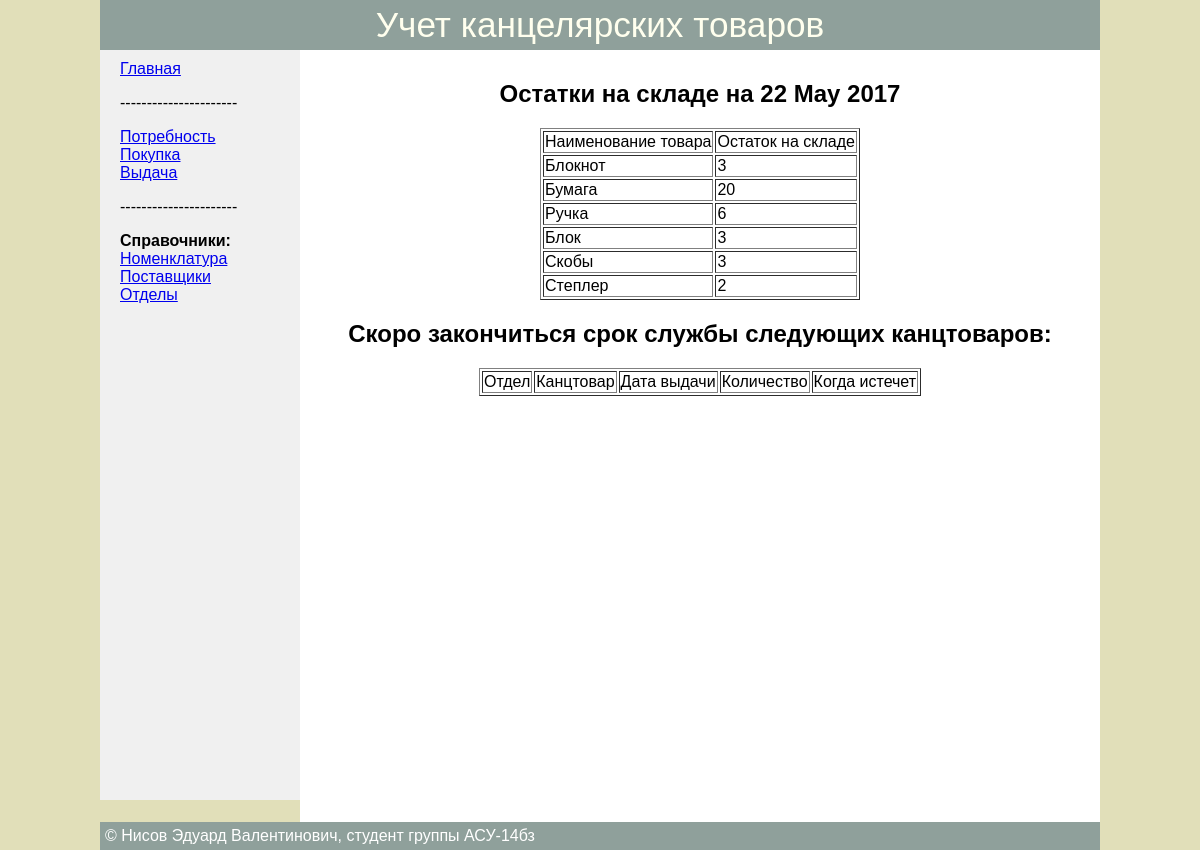
The page / on the database its author committed.
### tables this page shows
CREATE TABLE IF NOT EXISTS `sklad` (
  `id` int(3) NOT NULL,
  `kanc_id` int(3) NOT NULL,
  `market_id` int(3) NOT NULL,
  `cost` double(6,2) NOT NULL,
  `number` int(3) NOT NULL
);

CREATE TABLE IF NOT EXISTS `types_kt` (
  `id` int(3) NOT NULL,
  `typename` varchar(32) NOT NULL
);

### Controller/IndexController.php (called while the page is built, shortened)
<?php
include_once "Model/IndexModel.php";
function indexAction (){
    $stockBalanse = getStockBalanse();
    include_once "View/header.php";
    include_once "View/indexView.php";
    include_once "View/footer.php";
}

### Config/MainFunction.php (called while the page is built, shortened)
<?php
function loadPage ($controllerName, $actionName = 'index'){
    $function = $actionName . "Action";
    $function();
}
function assocArray($result){
    $res = array();
    while ($row = mysqli_fetch_assoc($result)){
        $res[] = $row;
    };
    return $res;
}

### Index.php (called while the page is built, shortened)
<?php
require_once "Config/db.php";
require_once "Config/MainFunction.php";
$controllerName = isset($_GET['controller'])?ucfirst($_GET['controller']):'Index';
$actionName = isset($_GET['action'])?ucfirst($_GET['action']):'Index';
loadPage($controllerName, $actionName);

### Config/db.php (called while the page is built, shortened)
 <?php
function dbConect (){
    $dbLink = mysqli_connect(dbLocation, dbUser, dbPass, dbName);
    mysqli_set_charset($dbLink, 'utf8');
    return $dbLink;
}

### Model/IndexModel.php (called while the page is built, shortened)
<?php
function getStockBalanse(){
   $sql = "SELECT `sklad`.`id`, `types_kt`.`typename`, `sklad`.`number`
           FROM `sklad`
           LEFT JOIN `types_kt` ON `sklad`.`kanc_id` = `types_kt`.`id`; ";
    $result = mysqli_query(dbConect(), $sql);
    return assocArray($result);
}

### View/indexView.php (the view, shortened to what this page needs)
<?php
	echo "<h2 align='center'>Остатки на складе на ". date('d M Y') ."</h2>";
?>
<div align="center">
<table border="solid 1px black">
    <tr>
        <td>Наименование товара</td>
        <td>Остаток на складе</td>
    </tr>
    <?php foreach ($stockBalanse as $value){?><tr>
        <td><?php echo "{$value['typename']}"?></td>
        <td><?php echo "{$value['number']}"?></td>
    </tr><?php }?>
</table>
</div>
<?php
echo "<h2 align='center'>Скоро закончиться срок службы следующих канцтоваров:</h2>";
?>
<div align="center">
<table border="solid 1px black">
    <tr>
        <td>Отдел</td>
        <td>Канцтовар</td>
        <td>Дата выдачи</td>
        <td>Количество</td>
        <td>Когда истечет</td>
    </tr>
</table>
</div>

### View/header.php (shortened to what this page needs)
<html>
<head>
<link href="View/css/style.css" rel="stylesheet" />
</head>
<body>
	<div id="container">
		<div id ="header">Учет канцелярских товаров</div>
		<div class="content">
			<?php include_once "leftcolum.php";

### View/leftcolum.php (shortened to what this page needs)
<div id ="sidebar">
	<a href="/">Главная</a>
	<p>----------------------</p>
	<a href="/?controller=Needs">Потребность</a><br/>
	<a href="/?controller=PayVidat&action=pay">Покупка</a><br/>
	<a href="/?controller=PayVidat&action=vidat">Выдача</a><br/>
	<p>----------------------</p>
	<b>Справочники:</b><br/>
	<a href="/?controller=directory&action=nomenklatura">Номенклатура</a><br/>
	<a href="/?controller=directory&action=markets">Поставщики</a><br/>
	<a href="/?controller=directory&action=depts">Отделы</a><br/>
</div>
		<div id ="content">

### View/footer.php
</div>
		<div id ="footer"> &copy Нисов Эдуард Валентинович, студент группы АСУ-14бз</div>
	</div>
</body>
</html>

### View/css/style.css (style rules this page uses)
body { font: 12pt Arial, Helvetica, sans-serif; background: #e1dfb9; margin:0; height: 100%; }
#container { width: 1000px; margin: 0 auto; background: #f0f0f0; display: table; height: 100%; }
#header { font-size: 2.2em; text-align: center; padding: 5px; background: #8fa09b; color: #ffe; }
#sidebar { margin-top: 10px; width: 160px; padding: 0 20px; float: left; }
#content { margin-left: 200px; padding: 10px 10px 40px 10px; background: #fff; height: 100%; }
.content { display: table-row; height: 100%; }
#footer { background: #8fa09b; color: #fff; padding: 5px; clear: left; margin-top: -28px; }

### rows shown on the page
sklad: types_kt.typename "Блокнот", number "3"
sklad: types_kt.typename "Бумага", number "20"
sklad: types_kt.typename "Ручка", number "6"
sklad: types_kt.typename "Блок", number "3"
sklad: types_kt.typename "Скобы", number "3"
sklad: types_kt.typename "Степлер", number "2"
